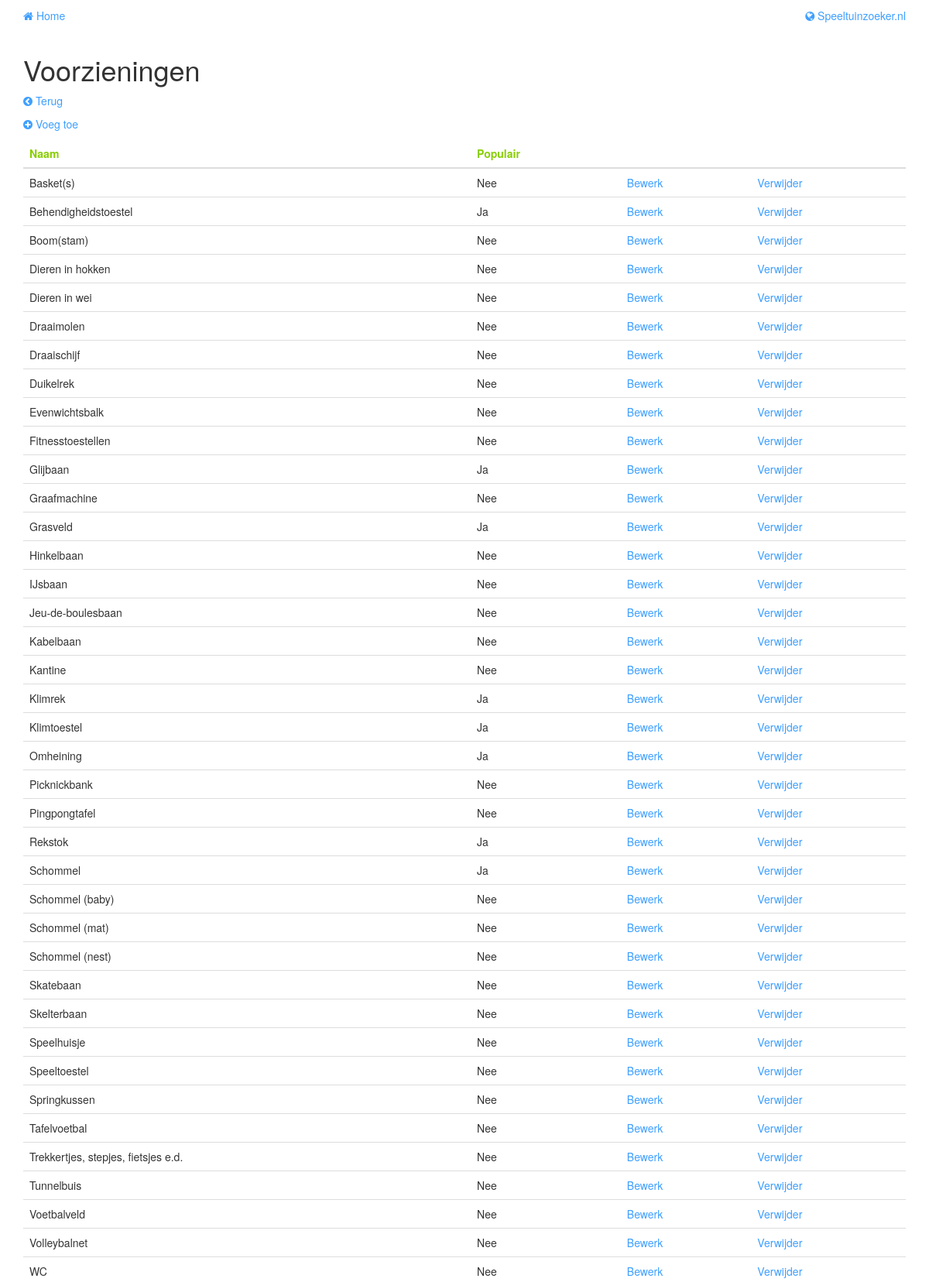
Screenshot of /admin/items.php (upper part) with the database file from the repository.
### tables this page shows
CREATE TABLE `voorziening` (
  `id` int(11) NOT NULL,
  `naam` varchar(255) NOT NULL,
  `popular` tinyint(1) NOT NULL DEFAULT 0
);

### admin/items.php (called while the page is built, shortened)
<?php
$pageTitle = "Voorzieningen";
$db = new Db();
$db->connect();
$item = new Item($db);
$rows = $item->getAllItems();
include "tpl/items.tpl.php";

### lib/item.class.php (called while the page is built, shortened)
<?php
class Item
{
	private $db;
	function __construct($db = null, $id = 0) {
		$this->db = $db;
	}
	public function getAllItems() {
		$allItems = [];
		$res = $this->db->query("SELECT * FROM voorziening ORDER BY naam");
		while ($row = $res->fetch_assoc()) {
			$allItems[] = $row;
		}
		return $allItems;
	}
}

### lib/db.class.php (called while the page is built, shortened)
<?php
class Db {
	private $link = null;
	public function connect() {
		if ($this->link == null) {
			$this->link = mysqli_connect(DB_HOST, DB_USER, DB_PASS, DB_NAME);
		}
		return $this->link;
	}
	public function query($query) {
		return mysqli_query($this->link, $query);
	}
}

### admin/tpl/items.tpl.php (the view, shortened to what this page needs)
<?php
include_once "./inc/header.php";
?>
<h1><?php echo $pageTitle; ?></h1>
<p><a href="index.php"><i class="fa fa-chevron-circle-left" aria-hidden="true"></i>&nbsp;Terug</a></p>
<p><a href="item.php?id=0"><i class="fa fa-plus-circle" aria-hidden="true"></i>&nbsp;Voeg toe</a></p>
<div class="table-responsive">
	<table class="table">
		<thead>
			<tr>
				<th>Naam</th>
				<th>Populair</th>
				<th></th>
				<th></th>
			</tr>
		</thead>
		<tbody>
		<?php foreach ($rows as $row): ?>
			<tr>
				<td><?php echo $row["naam"]; ?></td>
				<td><?php echo $row["popular"] == 1 ? "Ja" : "Nee"; ?></td>
				<td><a href="item.php?id=<?php echo $row["id"]; ?>">Bewerk</a></td>
				<td><a href="item.php?del=1&id=<?php echo $row["id"]; ?>">Verwijder</a></td>
			</tr>
		<?php endforeach; ?>
		</tbody>
	</table>
</div>

### css/speeltuinzoeker.css (style rules this page uses)
a { color: #3E9FFF; text-decoration: none; }
th { color: #88CE00; }

### rows the page displays
voorziening: naam "Basket(s)", popular "Nee"
voorziening: naam "Behendigheidstoestel", popular "Ja"
voorziening: naam "Boom(stam)", popular "Nee"
voorziening: naam "Dieren in hokken", popular "Nee"
voorziening: naam "Dieren in wei", popular "Nee"
voorziening: naam "Draaimolen", popular "Nee"
voorziening: naam "Draaischijf", popular "Nee"
voorziening: naam "Duikelrek", popular "Nee"
voorziening: naam "Evenwichtsbalk", popular "Nee"
voorziening: naam "Fitnesstoestellen", popular "Nee"
voorziening: naam "Glijbaan", popular "Ja"
voorziening: naam "Graafmachine", popular "Nee"
voorziening: naam "Grasveld", popular "Ja"
voorziening: naam "Hinkelbaan", popular "Nee"
voorziening: naam "IJsbaan", popular "Nee"
voorziening: naam "Jeu-de-boulesbaan", popular "Nee"
voorziening: naam "Kabelbaan", popular "Nee"
voorziening: naam "Kantine", popular "Nee"
voorziening: naam "Klimrek", popular "Ja"
voorziening: naam "Klimtoestel", popular "Ja"
voorziening: naam "Omheining", popular "Ja"
voorziening: naam "Picknickbank", popular "Nee"
voorziening: naam "Pingpongtafel", popular "Nee"
voorziening: naam "Rekstok", popular "Ja"
voorziening: naam "Schommel", popular "Ja"
voorziening: naam "Schommel (baby)", popular "Nee"
voorziening: naam "Schommel (mat)", popular "Nee"
voorziening: naam "Schommel (nest)", popular "Nee"
voorziening: naam "Skatebaan", popular "Nee"
voorziening: naam "Skelterbaan", popular "Nee"
voorziening: naam "Speelhuisje", popular "Nee"
voorziening: naam "Speeltoestel", popular "Nee"
voorziening: naam "Springkussen", popular "Nee"
voorziening: naam "Tafelvoetbal", popular "Nee"
voorziening: naam "Trekkertjes, stepjes, fietsjes e.d.", popular "Nee"
voorziening: naam "Tunnelbuis", popular "Nee"
voorziening: naam "Voetbalveld", popular "Nee"
voorziening: naam "Volleybalnet", popular "Nee"
voorziening: naam "WC", popular "Nee"

### other values shown
$pageTitle "Voorzieningen"
